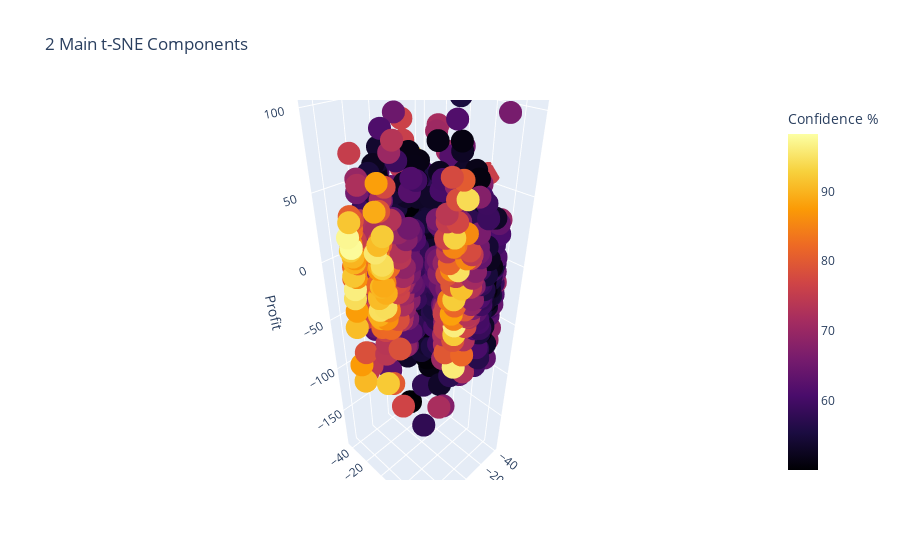

Notebook code for this chart:
### Markdown cell above
#### t-SNE visualisation of trades

### Code cell
fig = px.scatter_3d(df, # .astype(str) makes the colour map discrete
                         x= "t-SNE_1", 
                         y= "t-SNE_2",
                         z="Profit", 
                         color="Confidence %",
                         color_continuous_scale='Inferno',
#                              size = 'variable',   #size='petal_length', hover_data=['petal_width'])
#                              size_max = 10,
                         hover_name= "Correct",
                         #text = df2['Predictions'],df2['Correct'],df2['Date'],
                         hover_data = ['Profit','Cluster','Confidence %'],   #pd.DataFrame(pca.projection), #, 'mean texture', 'mean perimeter', 
                                         #'mean area','mean smoothness']],
                         title = " 2 Main t-SNE Components ",
#                          width = 1000,
#                          height = 1000,
                        )
fig.write_image("images/tSNE_draft.png") # $ conda install -c plotly plotly-orca psutil requests         
fig.show()

### Figure 1 — Plotly figure (JSON) as saved in the notebook; plotly's stock layout.template omitted (floating-point values rounded to 4 significant figures; data arrays with more than 128 entries replaced by an {"elided": "..."} marker saying what was removed)
{"data": [{"customdata": {"elided": "1525x3 float values"}, "hoverlabel": {"namelength": 0}, "hovertemplate": "<b>%{hovertext}</b><br><br>t-SNE_1=%{x}<br>t-SNE_2=%{y}<br>Profit=%{customdata[0]}<br>Cluster=%{customdata[1]}<br>Confidence %=%{marker.color}", "hovertext": {"elided": "1525 int values"}, "legendgroup": "", "marker": {"color": {"elided": "1525 float values"}, "coloraxis": "coloraxis", "symbol": "circle"}, "mode": "markers", "name": "", "scene": "scene", "showlegend": false, "type": "scatter3d", "x": {"elided": "1525 float values"}, "y": {"elided": "1525 float values"}, "z": {"elided": "1525 float values"}}], "layout": {"coloraxis": {"colorbar": {"title": {"text": "Confidence %"}}, "colorscale": [[0, "#000004"], [0.1111, "#1b0c41"], [0.2222, "#4a0c6b"], [0.3333, "#781c6d"], [0.4444, "#a52c60"], [0.5556, "#cf4446"], [0.6667, "#ed6925"], [0.7778, "#fb9b06"], [0.8889, "#f7d13d"], [1, "#fcffa4"]]}, "legend": {"tracegroupgap": 0}, "scene": {"domain": {"x": [0, 1], "y": [0, 1]}, "xaxis": {"title": {"text": "t-SNE_1"}}, "yaxis": {"title": {"text": "t-SNE_2"}}, "zaxis": {"title": {"text": "Profit"}}}, "title": {"text": " 2 Main t-SNE Components "}}}
